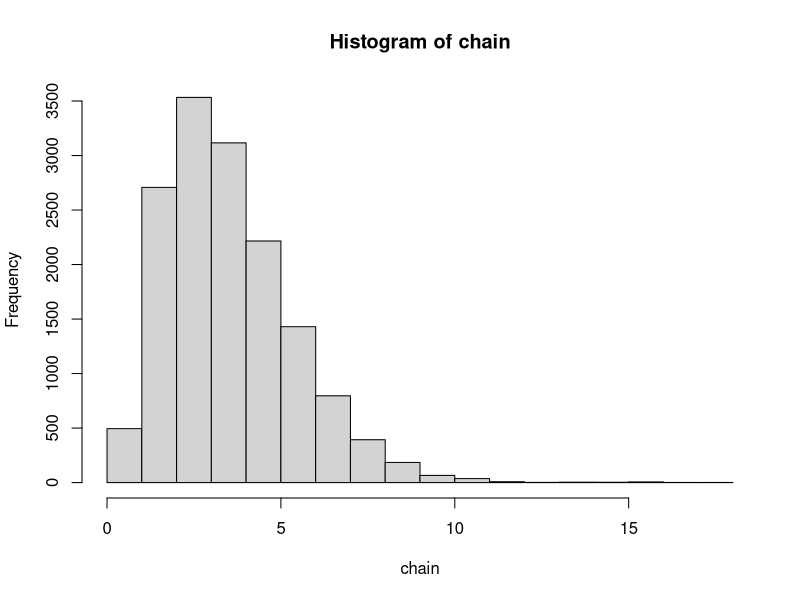
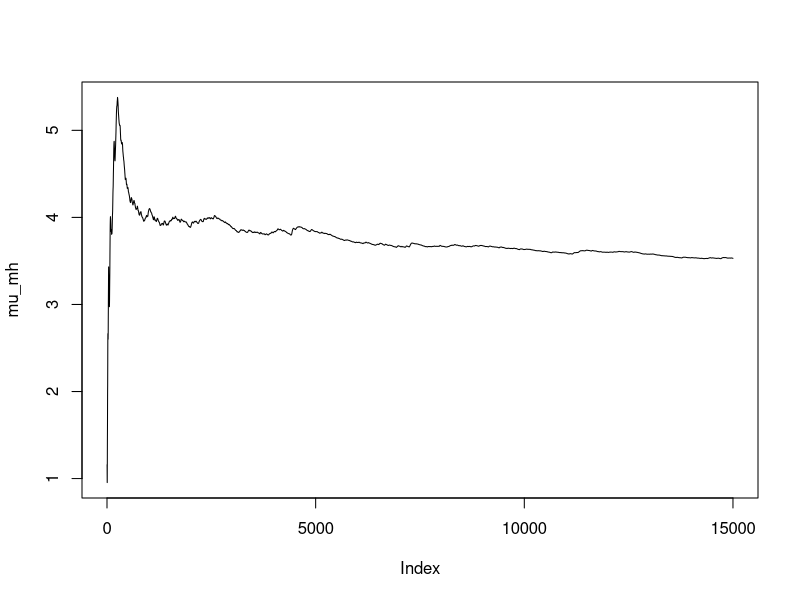

Recreate these plots in R, in order.
# MH algorithms
remove(list = objects())
nsim <- 15E+3

# simulate a gamma(3.5, 1)
# proposal is N(0,1)

# random walk and non-symmetric proposal

dgam <- function(x, alpha = 3.5, beta = 1) {
  
  y <- x^(alpha-1)*exp(-beta*x)
  
  if (x < 0){
    
    y <- 0
    
  }
  
  return(y)
  
}

proposal <- function(sym = FALSE) {
  
  if (sym == 'sym') {
    
    r <- rnorm(1)
    return(r)
    
  } else {
    
    r <- rexp(1)
    return(r)
  }
  
}

qdens <- function(y, x, sym = FALSE) {
  
  if (sym == 'sym') {
    
    # symmetric proposal cancels in test condition
    qdens <- 1
    return(qdens)
    
  } else {
    
    qdens <- exp(-x)/exp(-y)
    return(qdens)
  }
  
}

test_fun <- function(y, x, sym = FALSE) {
  
  tf <- dgam(y)/dgam(x)*qdens(y, x, sym)
  return(tf)
  
}

xn <- runif(1, 0, 3)
chain <- c()
for (i in 1:nsim) {
  
  yn <- xn + proposal(sym = 'sym')
  rho <- min(test_fun(yn, xn, sym = 'sym'), 1)
  b <- rbinom(1, 1, rho)
  chain[i] <- ifelse(b == 1, yn, xn)
  xn <- chain[i]

}
# check histogram
hist(chain)

# monte carlo approximation
mu_mh <- c()
for (i in 1:nsim) {
  
  mu_mh[i] <- mean(chain[1:i])
  
}

# convergence plot
plot(mu_mh, type = 'l')


